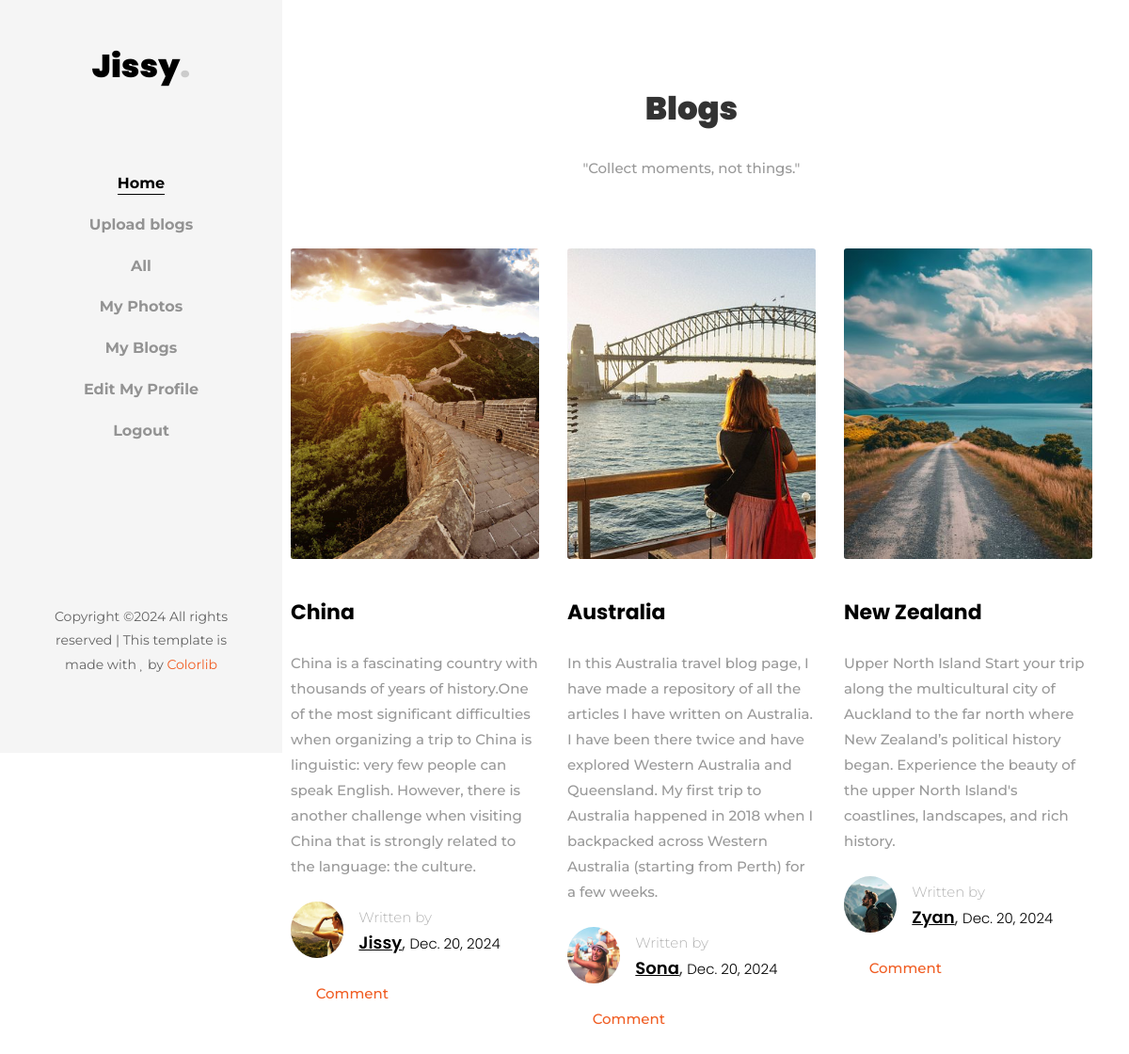
Screenshot of /User/blogs/ (signed in) with the database file from the repository.
### User/models.py (models this page shows, shortened)
class Registration(models.Model):
    username=models.CharField(max_length=200)
    firstname=models.CharField(max_length=200)
    lastname=models.CharField(max_length=200)
    email=models.CharField(max_length=200)
    photo=models.ImageField(upload_to='book_media')
    contact=models.IntegerField()
    password1=models.CharField(max_length=200)
    password2=models.CharField(max_length=200)

class Blog(models.Model):
    title = models.CharField(max_length=200)
    description = models.CharField(max_length=1000)
    userid=models.ForeignKey(Registration,on_delete=models.CASCADE)
    blog_images=models.ImageField(upload_to='book_media')
    Date = models.DateField(default=date.today)

### User/views.py (the view)
# urls.py: path('blogs/', views.blogs, name='blogs'),
def blogs(request):
    if 'username' not in request.session:
        return redirect('login')
    username = request.session['username']
    blogs = Blog.objects.select_related('userid').all()
    user = get_object_or_404(Registration, username=username)
    return render(request, 'User/blogs.html',{'user': user,'blogs': blogs})

### Templates/User/blogs.html (shortened to what this page needs)
<!DOCTYPE html>
{% include 'User/user_view.html' %}
{% load static %}
<html lang="en">
  <head>
    <link rel="stylesheet" href="{% static 'User/home/css/open-iconic-bootstrap.min.css' %}">
    <link rel="stylesheet" href="{% static 'User/home/css/animate.css' %}">
    <link rel="stylesheet" href="{% static 'User/home/css/owl.carousel.min.css' %}">
    <link rel="stylesheet" href="{% static 'User/home/css/owl.theme.default.min.css' %}">
    <link rel="stylesheet" href="{% static 'User/home/css/magnific-popup.css' %}">
    <link rel="stylesheet" href="{% static 'User/home/css/aos.css' %}">
    <link rel="stylesheet" href="{% static 'User/home/css/ionicons.min.css' %}">
    <link rel="stylesheet" href="{% static 'User/home/css/bootstrap-datepicker.css' %}">
    <link rel="stylesheet" href="{% static 'User/home/css/jquery.timepicker.css' %}">
    <link rel="stylesheet" href="{% static 'User/home/css/flaticon.css' %}">
    <link rel="stylesheet" href="{% static 'User/home/css/icomoon.css' %}">
    <link rel="stylesheet" href="{% static 'User/home/css/style.css' %}">
  </head>
  <body>
<section class="ftco-section">
    	<div class="container">
    		<div class="row justify-content-center mb-5 pb-2">
          <div class="col-md-7 heading-section text-center ftco-animate">
            <h2 class="mb-4">Blogs</h2>
            <p>"Collect moments, not things."
</p>
          </div>
        </div>
    		<div class="row">
				{% for blog in blogs %}
    			<div class="col-md-4">
    				<div class="blog-entry ftco-animate">
							<a href="#" class="img img-2" style="background-image:url({{ blog.blog_images.url }})"></a>
							<div class="text text-2 pt-2 mt-3">
	              <h3 class="mb-4"><a href="#">{{ blog.title }}</a></h3>
	              <p class="mb-4">{{ blog.description }}</p>
	              <div class="author mb-4 d-flex align-items-center">
	            		<a href="#" class="img" style="background-image: url({{ blog.userid.photo.url }});"></a>
	            		<div class="ml-3 info">
	            			<span>Written by</span>
	            			<h3><a href="#">{{ blog.userid.username }}</a>, <span>{{ blog.Date }}</span></h3>
	            		</div>
	            	</div>
	              <div class="meta-wrap align-items-center">
	              	<div class="half order-md-last">
		              	<p class="meta">
		              		<span><i class="icon-comment"></i><a href="{% url 'comment' %}">Comment</a> </span>
		              	</p>
	              	</div>
	              </div>
	            </div>
						</div>
    			</div>
				 {% endfor %}
    			</div>
    		</div>
    </section>
</body>
  </body>
</html>

### Templates/User/user_view.html (shortened to what this page needs)
<!DOCTYPE html>
{% load static %}
<html lang="en">
  <head>
    <link rel="stylesheet" href="{% static 'User/home/css/open-iconic-bootstrap.min.css' %}">
    <link rel="stylesheet" href="{% static 'User/home/css/animate.css' %}">
    <link rel="stylesheet" href="{% static 'User/home/css/owl.carousel.min.css' %}">
    <link rel="stylesheet" href="{% static 'User/home/css/owl.theme.default.min.css' %}">
    <link rel="stylesheet" href="{% static 'User/home/css/magnific-popup.css' %}">
    <link rel="stylesheet" href="{% static 'User/home/css/aos.css' %}">
    <link rel="stylesheet" href="{% static 'User/home/css/ionicons.min.css' %}">
    <link rel="stylesheet" href="{% static 'User/home/css/bootstrap-datepicker.css' %}">
    <link rel="stylesheet" href="{% static 'User/home/css/jquery.timepicker.css' %}">
    <link rel="stylesheet" href="{% static 'User/home/css/flaticon.css' %}">
    <link rel="stylesheet" href="{% static 'User/home/css/icomoon.css' %}">
    <link rel="stylesheet" href="{% static 'User/home/css/style.css' %}">
  </head>
  <body>
	<div id="colorlib-page">
		<aside id="colorlib-aside" role="complementary" class="js-fullheight text-center">
			<h1 id="colorlib-logo"><a href="index.html">{{ user.username}}<span>.</span></a></h1>
			<nav id="colorlib-main-menu" role="navigation">
				<ul>
					<li class="colorlib-active"><a href="{% url 'userhome' %}">Home</a></li>
					<li><a href="{% url 'uploadblogs' %}">Upload blogs</a></li>
					<li><a href="{% url 'blogs' %}">All</a></li>
					<li><a href="{% url 'photo' %}">My Photos</a></li>
					<li><a href="{% url 'profile' %}">My Blogs</a></li>
                    <li><a href="{% url 'updateprofile' %}">Edit My Profile</a></li>
                    <li><a href="{% url 'logout' %}">Logout</a></li>
				</ul>
			</nav>
			<div class="colorlib-footer">
				<p>
			  Copyright &copy;<script>document.write(new Date().getFullYear());</script> All rights reserved | This template is made with <i class="icon-heart" aria-hidden="true"></i> by <a href="https://colorlib.com" target="_blank">Colorlib</a>
				<ul>
					<li><a href="#"><i class="icon-facebook"></i></a></li>
					<li><a href="#"><i class="icon-twitter"></i></a></li>
					<li><a href="#"><i class="icon-instagram"></i></a></li>
					<li><a href="#"><i class="icon-linkedin"></i></a></li>
				</ul>
			</div>
		</aside>
  </body>
</html>

### static/User/home/css/icomoon.css (style rules this page uses)
[class^="icon-"], [class*=" icon-"] { font-family: 'icomoon' !important; speak: none; font-style: normal; font-weight: normal; font-variant: normal; text-transform: none; line-height: 1; -webkit-font-smoothing: antialiased; -moz-osx-font-smoothing: grayscale; }
.icon-heart:before { content: "\f004"; }
.icon-comment:before { content: "\f075"; }
.icon-twitter:before { content: "\f099"; }
.icon-facebook:before { content: "\f09a"; }
.icon-linkedin:before { content: "\f0e1"; }
.icon-instagram:before { content: "\f16d"; }

### rows the page displays
Registration: username "Jissy"
Blog: blog_images (picture), title "China", description "China is a fascinating country with thousands of years of history.One of the most significant difficulties when organizing a trip to China is linguistic: very few people can speak English. However, there is another challenge when visiting China that is strongly related to the language: the culture.", userid.photo (picture), userid.username "Jissy", Date "Dec. 20, 2024"
Blog: blog_images (picture), title "Australia", description "In this Australia travel blog page, I have made a repository of all the articles I have written on Australia. I have been there twice and have explored Western Australia and Queensland. My first trip to Australia happened in 2018 when I backpacked across Western Australia (starting from Perth) for a few weeks.", userid.photo (picture), userid.username "Sona", Date "Dec. 20, 2024"
Blog: blog_images (picture), title "New Zealand", description "Upper North Island Start your trip along the multicultural city of Auckland to the far north where New Zealand’s political history began. Experience the beauty of the upper North Island's coastlines, landscapes, and rich history.", userid.photo (picture), userid.username "Zyan", Date "Dec. 20, 2024"
